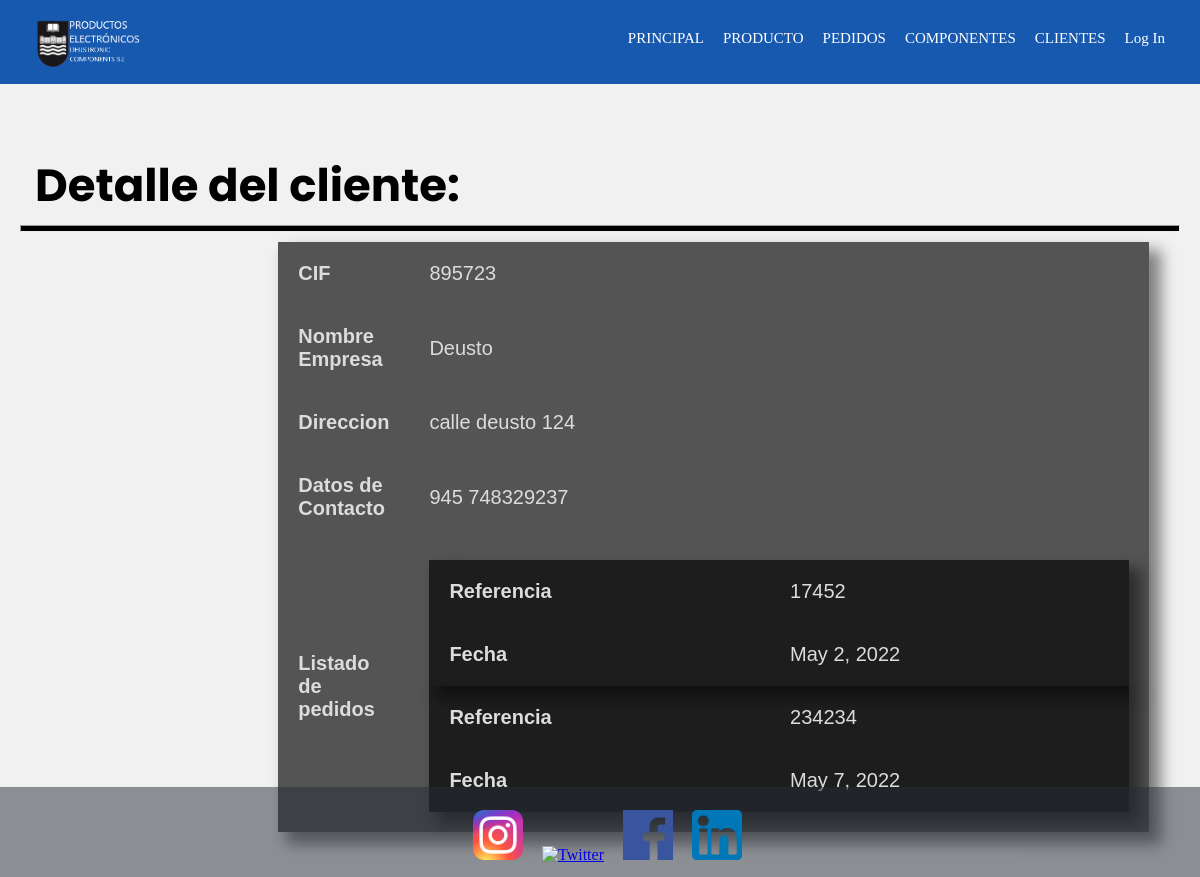
/deustronic/detalleCliente/895723/, run on an earlier commit of the app's database.
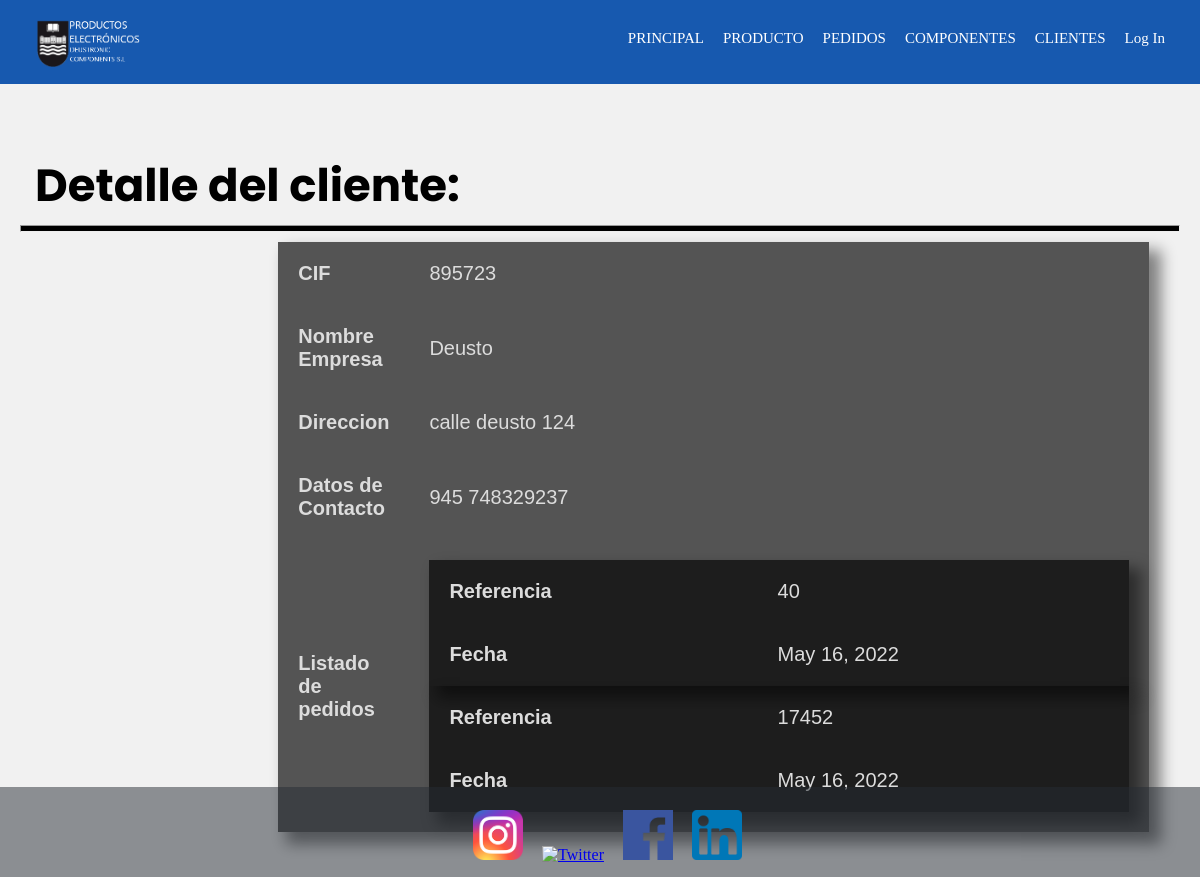
And on a later commit of the database.
### deustronic/models.py (models this page shows, shortened)
class Cliente(models.Model):
    CIF = models.IntegerField(primary_key=True)
    nombreEmpresa = models.CharField(max_length=45)
    direccion = models.CharField(max_length=45)
    datosContacto = models.CharField(max_length= 45)

class Pedido(models.Model):
    referencia = models.IntegerField(primary_key=True)
    fecha = models.DateField(auto_now = True)
    cliente = models.ForeignKey(Cliente, on_delete=models.CASCADE, null = True)
    producto = models.ManyToManyField(Producto)
    cantidadproducto = models.IntegerField()
    precioTotal = models.FloatField()

### deustronic/views.py (the view)
# urls.py: path('detalleCliente/<int:pk>/', detalleClienteView, name='detalleCliente'),
def detalleClienteView(request, pk):
    cliente = get_object_or_404(Cliente, pk=pk)
    pedidos = Pedido.objects.filter(cliente=cliente)
    context = {
        'cliente': cliente,
        'pedidos': pedidos
    }
    return render(request, 'detalleCliente.html', context)

### deustronic/templates/detalleCliente.html
{% extends "base.html" %}
{% load static %}
{% block content %}
    <header>
        <h2 class="pagSecundarias">Detalle del cliente: {{cliente.nombre}}</h2>
        <hr>
    </header>
    <div class="detalle">
        <table id="texto">
            <tr>
                <th>CIF</th>
                <td>{{ cliente.CIF }}</td>
            </tr>
            <tr>
                <th>Nombre Empresa</th>
                <td>{{ cliente.nombreEmpresa }}</td>
            </tr>
            <tr>
                <th>Direccion</th>
                <td>{{ cliente.direccion }}</td>
            </tr>
            <tr>
                <th>Datos de Contacto</th>
                <td>{{ cliente.datosContacto }}</td>
            </tr>
            <tr>
                <th>Listado de pedidos</th>
                <td>
                    {% if pedidos %}
                        <ul>
                            {% for pedido in pedidos %}
                                <table id="pedidos">
                                    <tr>
                                        <th>Referencia</th>
                                        <td>{{ pedido.referencia }}</td>
                                    </tr>
                                    <tr>
                                        <th>Fecha</th>
                                        <td>{{ pedido.fecha }}</td>
                                    </tr>
                                </table>
                            {% endfor %}
                        </ul>
                    {% else %}
                        <h4>No se han asignado pedidos para este cliente</h4>
                        {% if perms.appGestionDePedidos.add_pedido %}
                            <p>Para asignar un pedido haga click <a href="{% url 'anyadirPedido' %}">aquí</a></p>
                        {% endif %}
                    {% endif %}
                </td>
            </tr>
        </table>
    </div>
{% endblock %}

### deustronic/templates/base.html (shortened to what this page needs)
<!DOCTYPE html> {% load static %}
<html lang="es">
<head>
    <link rel="stylesheet" href="{% static 'CSS/style.css' %}?{% now 'U' %}">
</head>
<body>
    <header>
        <div class="nav-fijado">
            <nav class="menu">
                <img src="{% static 'IMG/DEUSTO.png' %}" alt="Logo" width="150px">
                <ul>
                    <li><a href="{% url 'base' %}">PRINCIPAL</a></li>
                    <li><a href="{% url 'listadoProducto' %}">PRODUCTO</a></li>
                    <li><a href="{% url 'listadoPedido' %}">PEDIDOS</a></li>
                    <li><a href="{% url 'listadoComponente' %}">COMPONENTES</a></li>
                    <li><a href="{% url 'listadoCliente' %}">CLIENTES</a></li>
                    {% if user.is_authenticated %}
                        <li><a href= "">{{user.username}}</a>
                            <ul>
                                <li><a href="{% url 'logout' %}">Log Out</a></li>
                            </ul>
                        </li>
                    {% else %}
                        <li><a href="{% url 'login' %}">Log In</a></li>
                    {% endif %}
                </ul>
            </nav>
        </div>
    </header>
    <main>
        {% if user.is_authenticated%}
        {% else %}
            <h1>Usted no esta logueado</h1>
        {% endif %}
        {% block content %}{% endblock %}
    </main>
    <footer class="pie">
        <div id="redes">
            <a href="https://www.instagram.com/?hl=es" title="Instagram"><img src="{% static 'IMG/instagram.png' %}" alt="Intagram" width="50px" height="50px"></a>
            <a href="https://twitter.com/?lang=es" title="Twitter"><img src="{% static 'IMG/twitter.png' %}" alt="Twitter" width="50px" height="50px"></a>
            <a href="https://es-es.facebook.com/" title="Facebook"><img src="{% static 'IMG/facebook.png' %}" alt="Facebook" width="50px" height="50px"></a>
            <a href="https://es.linkedin.com/" title="LinkedIn"><img src="{% static 'IMG/linkedin.png' %}" alt="LinkedIn" width="50px" height="50px"></a>
        </div>
    </footer>
</body>
</html>

### deustronic/static/css/style.css (style rules this page uses)
* { padding: 0; margin: 0; }
.nav-fijado { width: 100%; position: fixed; z-index: 1; border-bottom: 2px solid rgb(241, 241, 241); background-color: rgb(23, 89, 175); }
.menu { margin-left: auto; margin-right: auto; font-family: "calibri"; width: 100%; }
.menu img { float: left; padding-top: 0px; padding-left: 15px; padding-bottom: 0px; }
.menu ul { margin: auto; list-style: none; padding-right: 20px; float: right; }
.menu li { display: inline-block; }
.menu li a { text-decoration: none; color: rgb(255, 255, 255); font-size: 15px; padding-top: 30px; padding-right: 15px; transition: color 0.4s; display: table-cell; vertical-align: middle; }
.pie { background-color: rgba(38, 45, 52, 0.5); width: 100%; display: flex; align-items: center; height: 90px; position: fixed; bottom: 0; }
.pie #redes { display: block; margin: 0px auto; text-align: cen; }
.pie img { margin-top: 10px; margin-left: 15px; }
body { height: 100%; background-color: rgb(241, 241, 241); }
main { min-height: 521px; height: 100%; padding: 15px; }
main h2 { padding: 20px; font-family: "poppins", Arial, Helvetica, sans-serif; font-size: 45px; color: black; }
.pagSecundarias { padding-top: 100px; }
hr { margin: auto; margin-top: -15px; height: 5px; width: 99%; background-color: black; }
.detalle { padding: 30px; padding-top: 10px; width: 55%; margin: auto; }
.detalle table { border-collapse: collapse; border-spacing: 0; box-shadow: 10px 10px 14px 2px rgba(0,0,0,0.47); font-family: "calibri", Verdana, Geneva, Tahoma, sans-serif; font-size: 20px; color: gainsboro; width: 700px; text-align: left; background-color: rgba(0, 0, 0, 0.65); }
.detalle tr { transition: background-color 1s; }
.detalle th, td { padding: 20px; }

What changed in the data, as far as the page shows it:
removed Pedido: referencia "234234", fecha "May 7, 2022"
added Pedido: referencia "40", fecha "May 16, 2022"
changed Pedido id 17452: fecha "May 2, 2022" → "May 16, 2022"
